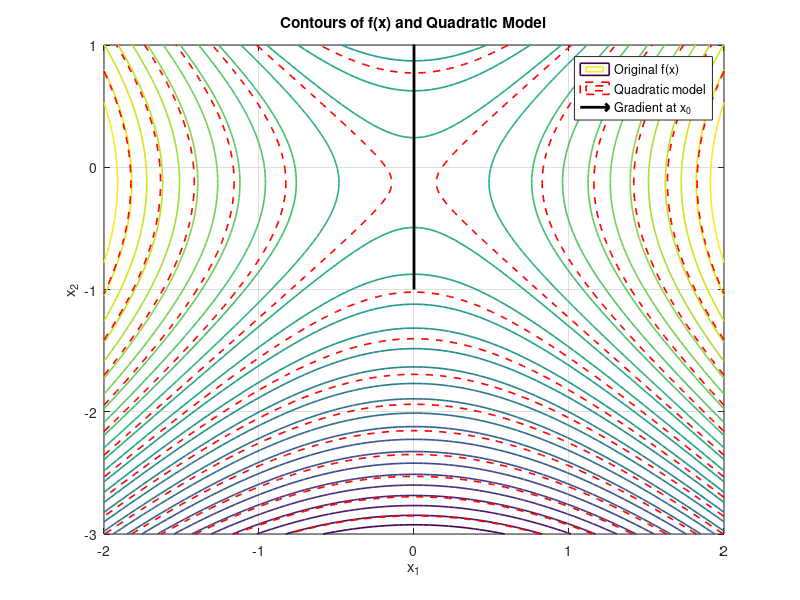
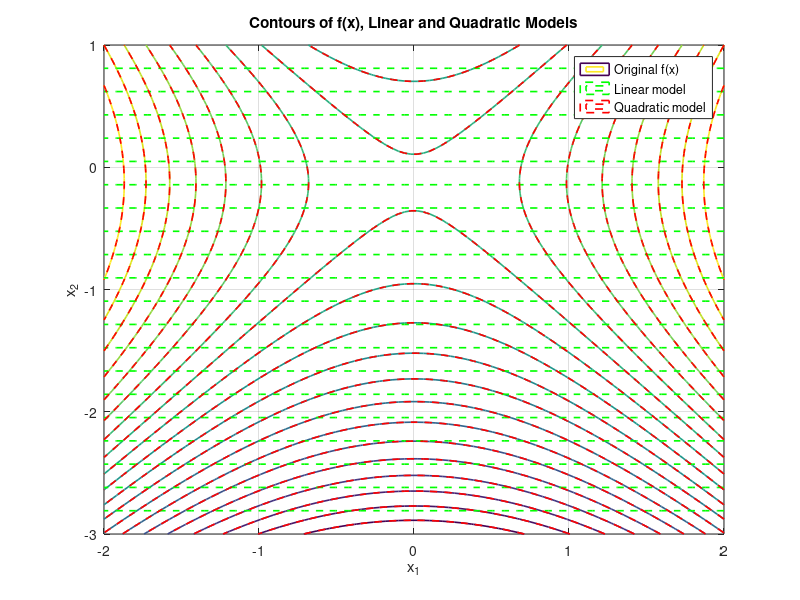

Write MATLAB code to recreate these figures, in order.
% Define grid
[x1, x2] = meshgrid(linspace(-2,2,100), linspace(-3,1,100));

% Original function
f = 10*x1.^2 - 8*x2.^2 - 2*x2;

% Linear model (s = x - x0 = [x1, x2 + 1])
s1 = x1;
s2 = x2 + 1;
m1 = -6 + 14*s2;

% Quadratic model
m2 = -6 + 14*s2 + 10*s1.^2 - 8*s2.^2;

% Plotting
figure;
contour(x1, x2, f, 30, 'LineWidth', 1.2); hold on;
contour(x1, x2, m2, 15, '--r', 'LineWidth', 1.2);
quiver(0, -1, 0, 14, 0.5, 'k', 'LineWidth', 2);
legend('Original f(x)', 'Quadratic model', 'Gradient at x_0');
title('Contours of f(x) and Quadratic Model');
xlabel('x_1'); ylabel('x_2');
grid on;

% Plot linear model as separate figure
figure;
contour(x1, x2, f, 20, 'LineWidth', 1.2); hold on;
contour(x1, x2, m1, 20, '--g', 'LineWidth', 1.2);
contour(x1, x2, m2, 20, '--r', 'LineWidth', 1.2);
legend('Original f(x)', 'Linear model', 'Quadratic model');
title('Contours of f(x), Linear and Quadratic Models');
xlabel('x_1'); ylabel('x_2');
grid on;
